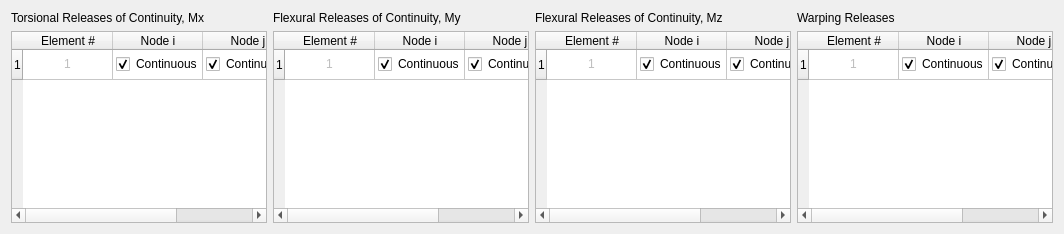
          <widget class="QWidget" name="ReleasesTabs">
           <attribute name="title">
            <string>Flexural and / or Warping Releases</string>
           </attribute>
           <layout class="QHBoxLayout" name="horizontalLayout_8">
            <item>
             <layout class="QGridLayout" name="gridLayout">
              <item row="1" column="3">
               <widget class="QTableWidget" name="Warping_Release">
                <attribute name="horizontalHeaderDefaultSectionSize">
                 <number>90</number>
                </attribute>
                <row>
                 <property name="text">
                  <string>1</string>
                 </property>
                </row>
                <column>
                 <property name="text">
                  <string>Element #</string>
                 </property>
                </column>
                <column>
                 <property name="text">
                  <string>Node i</string>
                 </property>
                </column>
                <column>
                 <property name="text">
                  <string>Node j</string>
                 </property>
                </column>
                <item row="0" column="0">
                 <property name="text">
                  <string>1</string>
                 </property>
                 <property name="textAlignment">
                  <set>AlignHCenter|AlignVCenter|AlignCenter</set>
                 </property>
                 <property name="flags">
                  <set>ItemIsDragEnabled|ItemIsUserCheckable</set>
                 </property>
                </item>
                <item row="0" column="1">
                 <property name="text">
                  <string>Continuous</string>
                 </property>
                 <property name="checkState">
                  <enum>Checked</enum>
                 </property>
                 <property name="flags">
                  <set>ItemIsDragEnabled|ItemIsUserCheckable|ItemIsEnabled</set>
                 </property>
                </item>
                <item row="0" column="2">
                 <property name="text">
                  <string>Continuous</string>
                 </property>
                 <property name="checkState">
                  <enum>Checked</enum>
                 </property>
                 <property name="flags">
                  <set>ItemIsDragEnabled|ItemIsUserCheckable|ItemIsEnabled</set>
                 </property>
                </item>
               </widget>
              </item>
              <item row="0" column="3">
               <widget class="QLabel" name="Warping_text">
                <property name="text">
                 <string>Warping Releases</string>
                </property>
               </widget>
              </item>
              <item row="0" column="1">
               <widget class="QLabel" name="My_release_text">
                <property name="text">
                 <string>Flexural Releases of Continuity, My </string>
                </property>
               </widget>
              </item>
              <item row="1" column="1">
               <widget class="QTableWidget" name="My_release">
                <attribute name="horizontalHeaderDefaultSectionSize">
                 <number>90</number>
                </attribute>
                <row>
                 <property name="text">
                  <string>1</string>
                 </property>
                </row>
                <column>
                 <property name="text">
                  <string>Element #</string>
                 </property>
                </column>
                <column>
                 <property name="text">
                  <string>Node i</string>
                 </property>
                </column>
                <column>
                 <property name="text">
                  <string>Node j</string>
                 </property>
                </column>
                <item row="0" column="0">
                 <property name="text">
                  <string>1</string>
                 </property>
                 <property name="textAlignment">
                  <set>AlignHCenter|AlignVCenter|AlignCenter</set>
                 </property>
                 <property name="flags">
                  <set>ItemIsDragEnabled|ItemIsUserCheckable</set>
                 </property>
                </item>
                <item row="0" column="1">
                 <property name="text">
                  <string>Continuous</string>
                 </property>
                 <property name="checkState">
                  <enum>Checked</enum>
                 </property>
                 <property name="flags">
                  <set>ItemIsDragEnabled|ItemIsUserCheckable|ItemIsEnabled</set>
                 </property>
                </item>
                <item row="0" column="2">
                 <property name="text">
                  <string>Continuous</string>
                 </property>
                 <property name="checkState">
                  <enum>Checked</enum>
                 </property>
                 <property name="flags">
                  <set>ItemIsDragEnabled|ItemIsUserCheckable|ItemIsEnabled</set>
                 </property>
                </item>
               </widget>
              </item>
              <item row="0" column="2">
               <widget class="QLabel" name="Mz_release_text">
                <property name="text">
                 <string>Flexural Releases of Continuity, Mz</string>
                </property>
               </widget>
              </item>
              <item row="1" column="2">
               <widget class="QTableWidget" name="Mz_release">
                <attribute name="horizontalHeaderDefaultSectionSize">
                 <number>90</number>
                </attribute>
                <row>
                 <property name="text">
                  <string>1</string>
                 </property>
                </row>
                <column>
                 <property name="text">
                  <string>Element #</string>
                 </property>
                </column>
                <column>
                 <property name="text">
                  <string>Node i</string>
                 </property>
                </column>
                <column>
                 <property name="text">
                  <string>Node j</string>
                 </property>
                </column>
                <item row="0" column="0">
                 <property name="text">
                  <string>1</string>
                 </property>
                 <property name="textAlignment">
                  <set>AlignHCenter|AlignVCenter|AlignCenter</set>
                 </property>
                 <property name="flags">
                  <set>ItemIsDragEnabled|ItemIsUserCheckable</set>
                 </property>
                </item>
                <item row="0" column="1">
                 <property name="text">
                  <string>Continuous</string>
                 </property>
                 <property name="textAlignment">
                  <set>AlignLeft|AlignVCenter</set>
                 </property>
                 <property name="checkState">
                  <enum>Checked</enum>
                 </property>
                 <property name="flags">
                  <set>ItemIsDragEnabled|ItemIsUserCheckable|ItemIsEnabled</set>
                 </property>
                </item>
                <item row="0" column="2">
                 <property name="text">
                  <string>Continuous</string>
                 </property>
                 <property name="checkState">
                  <enum>Checked</enum>
                 </property>
                 <property name="flags">
                  <set>ItemIsDragEnabled|ItemIsUserCheckable|ItemIsEnabled</set>
                 </property>
                </item>
               </widget>
              </item>
              <item row="0" column="0">
               <widget class="QLabel" name="Torsional_release_text">
                <property name="text">
                 <string>Torsional Releases of Continuity, Mx</string>
                </property>
               </widget>
              </item>
              <item row="1" column="0">
               <widget class="QTableWidget" name="Torsional_Release">
                <attribute name="horizontalHeaderDefaultSectionSize">
                 <number>90</number>
                </attribute>
                <row>
                 <property name="text">
                  <string>1</string>
                 </property>
                </row>
                <column>
                 <property name="text">
                  <string>Element #</string>
                 </property>
                </column>
                <column>
                 <property name="text">
                  <string>Node i</string>
                 </property>
                </column>
                <column>
                 <property name="text">
                  <string>Node j</string>
                 </property>
                </column>
                <item row="0" column="0">
                 <property name="text">
                  <string>1</string>
                 </property>
                 <property name="textAlignment">
                  <set>AlignHCenter|AlignVCenter|AlignCenter</set>
                 </property>
                 <property name="flags">
                  <set>ItemIsDragEnabled|ItemIsUserCheckable</set>
                 </property>
                </item>
                <item row="0" column="1">
                 <property name="text">
                  <string>Continuous</string>
                 </property>
                 <property name="checkState">
                  <enum>Checked</enum>
                 </property>
                 <property name="flags">
                  <set>ItemIsDragEnabled|ItemIsUserCheckable|ItemIsEnabled</set>
                 </property>
                </item>
                <item row="0" column="2">
                 <property name="text">
                  <string>Continuous</string>
                 </property>
                 <property name="checkState">
                  <enum>Checked</enum>
                 </property>
                 <property name="flags">
                  <set>ItemIsDragEnabled|ItemIsUserCheckable|ItemIsEnabled</set>
                 </property>
                </item>
               </widget>
              </item>
             </layout>
            </item>
           </layout>
          </widget>
